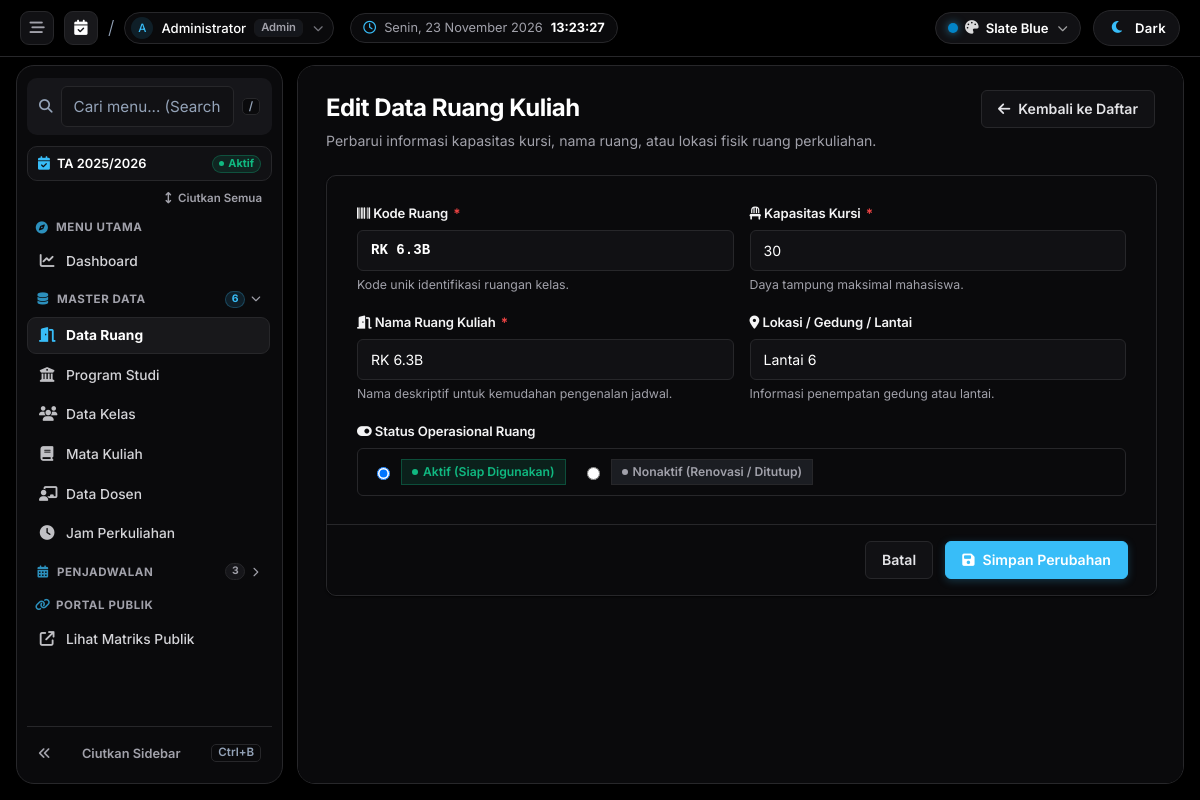
The page /ruang/edit?id=1 (signed in) on the database its author committed.
### tables this page shows
CREATE TABLE `ruang` (
  `id` int(11) NOT NULL AUTO_INCREMENT,
  `kode_ruang` varchar(30) NOT NULL,
  `nama_ruang` varchar(120) NOT NULL,
  `kapasitas` int(11) NOT NULL DEFAULT 0,
  `lokasi` varchar(120) DEFAULT NULL,
  `status` enum('aktif','nonaktif') DEFAULT 'aktif',
  `created_at` timestamp NOT NULL DEFAULT current_timestamp(),
  PRIMARY KEY (`id`),
  UNIQUE KEY `kode_ruang` (`kode_ruang`)
);

### app/core/Controller.php (called while the page is built, shortened)
<?php
class Controller
{
    protected function view(string $view, array $data = []): void
    {
        require __DIR__ . '/../views/layouts/main.php';
    }
}

### app/controllers/RuangController.php (called while the page is built, shortened)
<?php
class RuangController extends Controller
{
    public function edit(): void { AuthMiddleware::requireRole(['admin']); $this->view('ruang/form', ['title'=>'Edit Ruang','item'=>(new Ruang())->find((int)$_GET['id'])]); }
}

### app/core/Router.php (called while the page is built, shortened)
<?php
class Router
{
    private array $routes = [];
    private function add(string $method, string $path, array $handler): void
    {
        $this->routes[$method][trim($path, '/')] = $handler;
    }
    public function dispatch(): void
    {
        $method = $_SERVER['REQUEST_METHOD'];
        $uri = trim(parse_url($_SERVER['REQUEST_URI'], PHP_URL_PATH), '/');
        $uri = $uri ?: 'home';
        $handler = $this->routes[$method][$uri] ?? null;
        [$class, $action] = $handler;
        (new $class())->$action();
    }
}

### public/index.php (called while the page is built, shortened)
<?php
require __DIR__ . '/../app/helpers/functions.php';
spl_autoload_register(function ($class) {
    $paths = [
        __DIR__ . '/../app/core/' . $class . '.php',
        __DIR__ . '/../app/models/' . $class . '.php',
        __DIR__ . '/../app/controllers/' . $class . '.php',
        __DIR__ . '/../app/middleware/' . $class . '.php',
    ];
    foreach ($paths as $path) {
        if (file_exists($path)) {
            return;
        }
    }
});
$router = new Router();
$router->dispatch();

### app/helpers/functions.php (called while the page is built, shortened)
<?php
function app_base_url(): string
{
    static $baseUrl = null;
    if ($baseUrl !== null) {
        return $baseUrl;
    }
    $scriptName = str_replace('\\', '/', $_SERVER['SCRIPT_NAME'] ?? '');
    $basePath = str_replace('\\', '/', dirname($scriptName));
    if ($basePath === '/' || $basePath === '.') {
        return $baseUrl = '';
    }
    $basePath = rtrim($basePath, '/');
    return $baseUrl = rtrim($basePath, '/');
}
function url(string $path = ''): string
{
    return rtrim(app_base_url(), '/') . '/' . ltrim($path, '/');
}
function e(?string $value): string
{
    return htmlspecialchars((string) $value, ENT_QUOTES, 'UTF-8');
}

### app/core/Model.php (called while the page is built, shortened)
<?php
abstract class Model
{
    protected PDO $db;
    protected string $table;
    protected string $primaryKey = 'id';
    public function __construct()
    {
        $this->db = Database::connection();
    }
    public function find(int $id): ?array
    {
        $stmt = $this->db->prepare("SELECT * FROM {$this->table} WHERE {$this->primaryKey} = ?");
        $stmt->execute([$id]);
        return $stmt->fetch() ?: null;
    }
}

### app/config/database.php (called while the page is built)
<?php
return [
    'host' => getenv('DB_HOST') ?: '127.0.0.1',
    'database' => getenv('DB_DATABASE') ?: 'db_penjadwalan_ruang',
    'username' => getenv('DB_USERNAME') ?: 'root',
    'password' => getenv('DB_PASSWORD') ?: '',
    'charset' => 'utf8mb4',
];

### app/core/Database.php (called while the page is built)
<?php
class Database
{
    private static ?PDO $pdo = null;
    public static function connection(): PDO
    {
        if (self::$pdo === null) {
            $config = require __DIR__ . '/../config/database.php';
            $dsn = "mysql:host={$config['host']};dbname={$config['database']};charset={$config['charset']}";
            self::$pdo = new PDO($dsn, $config['username'], $config['password'], [
                PDO::ATTR_ERRMODE => PDO::ERRMODE_EXCEPTION,
                PDO::ATTR_DEFAULT_FETCH_MODE => PDO::FETCH_ASSOC,
            ]);
        }
        return self::$pdo;
    }
}

### app/views/ruang/form.php (the view, shortened to what this page needs)
<div style="display: flex; justify-content: space-between; align-items: flex-start; margin-bottom: 24px; flex-wrap: wrap; gap: 16px;">
    <div>
        <h2 style="margin: 0; font-size: 1.5rem; font-weight: 700; color: var(--text-main); letter-spacing: -0.02em;">
            <?= $item ? 'Edit Data Ruang Kuliah' : 'Tambah Ruang Kuliah Baru' ?>
        </h2>
        <p style="color: var(--text-muted); margin: 4px 0 0; font-size: 0.88rem;">
            <?= $item ? 'Perbarui informasi kapasitas kursi, nama ruang, atau lokasi fisik ruang perkuliahan.' : 'Daftarkan ruangan perkuliahan baru ke dalam sistem pemetaan jadwal kampus.' ?>
        </p>
    </div>
    <a href="<?= url('ruang') ?>" class="btn btn-secondary">
        <i class="fa-solid fa-arrow-left"></i> Kembali ke Daftar
    </a>
</div>
<div class="card" style="width: 100%;">
    <form method="post" action="<?= $item ? url('ruang/update') : url('ruang/store') ?>" data-confirm-submit>
        <div class="form-card-body">
            <div class="form-grid-2" style="margin-bottom: 20px;">
                <div>
                    <label class="form-label">
                        <span><i class="fa-solid fa-barcode mr-1 text-primary"></i> Kode Ruang <span class="required">*</span></span>
                    </label>
                    <input name="kode_ruang" class="form-control" value="<?= e($item['kode_ruang'] ?? '') ?>" placeholder="Misal: R.301 / LAB-01" required style="font-family: monospace; font-weight: 600; text-transform: uppercase;">
                    <span class="form-hint">Kode unik identifikasi ruangan kelas.</span>
                </div>
                <div>
                    <label class="form-label">
                        <span><i class="fa-solid fa-chair mr-1 text-primary"></i> Kapasitas Kursi <span class="required">*</span></span>
                    </label>
                    <input type="number" min="1" name="kapasitas" class="form-control" value="<?= e($item['kapasitas'] ?? '') ?>" placeholder="Misal: 40" required>
                    <span class="form-hint">Daya tampung maksimal mahasiswa.</span>
                </div>
            </div>
            <div class="form-grid-2" style="margin-bottom: 20px;">
                <div>
                    <label class="form-label">
                        <span><i class="fa-solid fa-door-open mr-1 text-primary"></i> Nama Ruang Kuliah <span class="required">*</span></span>
                    </label>
                    <input name="nama_ruang" class="form-control" value="<?= e($item['nama_ruang'] ?? '') ?>" placeholder="Misal: Ruang Teori 301 Gedung B" required>
                    <span class="form-hint">Nama deskriptif untuk kemudahan pengenalan jadwal.</span>
                </div>
                <div>
                    <label class="form-label">
                        <span><i class="fa-solid fa-location-dot mr-1 text-primary"></i> Lokasi / Gedung / Lantai</span>
                    </label>
                    <input name="lokasi" class="form-control" value="<?= e($item['lokasi'] ?? '') ?>" placeholder="Misal: Gedung Terpadu Lt. 3">
                    <span class="form-hint">Informasi penempatan gedung atau lantai.</span>
                </div>
            </div>
            <div class="form-group">
                <label class="form-label">
                    <span><i class="fa-solid fa-toggle-on mr-1 text-primary"></i> Status Operasional Ruang</span>
                </label>
                <div class="radio-card-group">
                    <label class="radio-card-label">
                        <input type="radio" name="status" value="aktif" <?= (($item['status'] ?? 'aktif') === 'aktif') ? 'checked' : '' ?>>
                        <span class="badge-status-active"><span style="width:6px;height:6px;border-radius:50%;background:#10b981;"></span> Aktif (Siap Digunakan)</span>
                    </label>
                    <label class="radio-card-label">
                        <input type="radio" name="status" value="nonaktif" <?= (($item['status'] ?? '') === 'nonaktif') ? 'checked' : '' ?>>
                        <span class="badge-status-inactive"><span style="width:6px;height:6px;border-radius:50%;background:var(--text-muted);"></span> Nonaktif (Renovasi / Ditutup)</span>
                    </label>
                </div>
            </div>
        </div>
        <div class="form-card-footer">
            <a href="<?= url('ruang') ?>" class="btn btn-secondary">
                Batal
            </a>
            <button type="submit" class="btn btn-primary">
                <i class="fa-solid fa-floppy-disk"></i> <?= $item ? 'Simpan Perubahan' : 'Simpan Data Ruang' ?>
            </button>
        </div>
    </form>
</div>

### rows shown on the page
ruang: kode_ruang "RK 6.3B", kapasitas "30", nama_ruang "RK 6.3B", lokasi "Lantai 6", status "☑ Aktif (Siap Digunakan)", status "☐ Nonaktif (Renovasi / Ditutup)"

### other values the page prints
$initials "A"
$currentUser['name'] "Administrator"
str_replace('_', ' ', $currentUser['role'] ?? 'Admin') "Admin"
